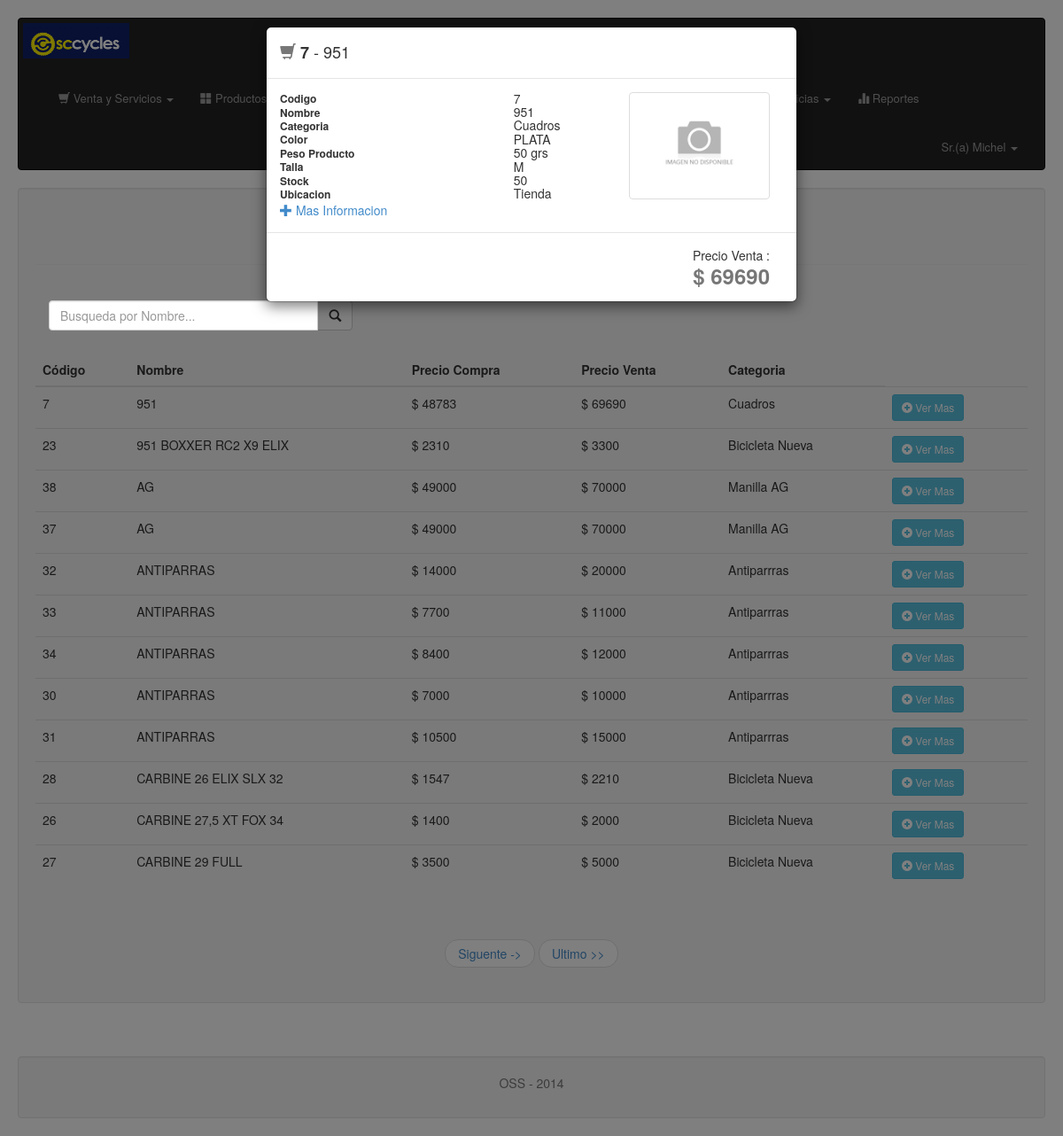
/admin/vista/vista_ver_producto.php?codigo=7 (signed in), run on the app's committed database.
### tables this page shows
CREATE TABLE Productos
(
  pro_cod Varchar(14) NOT NULL,
  pro_nombre Varchar(200) NOT NULL,
  pro_precio_venta Int NOT NULL,
  pro_precio_compra Int NOT NULL,
  pro_imagen Varchar(200),
  pro_peso Int NOT NULL,
  pro_talla Varchar(10),
  pro_color Varchar(10),
  pro_descripcion Varchar(500),
  pro_estado Int NOT NULL,
  cat_id Int,
  marca_id Int,
 PRIMARY KEY (pro_cod)
);

CREATE TABLE Categorias
(
  cat_id Int NOT NULL AUTO_INCREMENT,
  cat_nombre Varchar(50) NOT NULL,
  cat_descripcion Varchar(100),
 PRIMARY KEY (cat_id)
);

### admin/modelo/modelo_productos.php (called while the page is built, shortened)
<?php
function conectar()
{
    $link=mysql_connect('localhost','root','') or die("Error en la Conexion.");
    return $link;
}
function buscaProductoDetalle($codigo){
    $link = conectar();
    $a=array();
    $x=0;
    $sql2 = "SELECT pr.pro_cod, pr.pro_nombre, pr.pro_precio_venta, pr.pro_precio_compra, pr.pro_imagen, pr.pro_peso,pr.pro_color,pr.pro_talla, cat.cat_nombre
        FROM productos pr,categorias cat
        WHERE pr.pro_cod = $codigo
        AND pr.cat_id = cat.cat_id";
    $res2= mysql_query($sql2, $link) or die("Error en: $sql2: " . mysql_error());
    while($f=mysql_fetch_assoc($res2))
    {
        $a[$x]=$f;
        $x++;
    }
    return $a;
}
function muestraProductos($start,$reg)
{
    $link=conectar();
    $a=array();
    $x=0;
    $sql=("SELECT pro.pro_cod, pro.pro_nombre, pro.pro_precio_compra, pro.pro_precio_venta, cat.cat_nombre FROM productos pro, categorias cat WHERE pro.cat_id = cat.cat_id AND pro_estado = 1 ORDER BY pro_nombre ASC
			LIMIT " . $start . "," . $reg);
    $res=mysql_query($sql, $link) or die("Error en: $sql: " . mysql_error());
    while($f=mysql_fetch_assoc($res))
    {
        $a[$x]=$f;
        $x++;
    }
    return $a;
}
function cuentaProductos()
{
    $link = conectar();
    $sql ="SELECT * FROM productos WHERE pro_estado = 1";
    $res = mysql_query($sql, $link) or die("Error en: $sql: " . mysql_error());
    $x= mysql_num_rows($res);
    return $x;
}
?>

### admin/vista/vista_ver_producto.php (the view, shortened to what this page needs)
<?php
include('../modelo/modelo_productos.php');
$cont = cuentaProductos();
if(isset($_GET['page'])){
    $page = preg_replace("#[^0-9]#","",$_GET['page']);
}
else {
    $page = 1;
}
$reg = 12;
$last = ceil($cont/$reg);
$start=(($page-1)*$reg);
$res = muestraProductos($start,$reg);
if($last!=1){
    if($page!=$last){
        $next = $page + 1;
        $paginador2 = '<a href="vista_ver_producto.php?page='.$next.'">Siguente -></a>';
        $paginadorL = '<a href="vista_ver_producto.php?page='.$last.'">Ultimo >></a>';
    }
}
?>
<!DOCTYPE html>
<html lang="en">
<head>
    <link rel="stylesheet" type="text/css" href="../css/bootstrap.css"/>
    <link rel="stylesheet" type="text/css" href="../css/font-awesome.css"/>
</head>
<body>
<?php include($_SESSION['header']); ?>
<div class="well" style="height:auto;">
    <h3 class="text-center">Lista de Productos</h3>
    <br>
    <form id="iform" name="iform">
        <div class="col-xs-6 col-md-4">
            <div class="input-group">
                <input type="text" id="txt_consulta" name="txt_consulta" class="form-control"
                       placeholder="Busqueda por Nombre..." required/>
                <div class="input-group-btn">
                    <button type="submit" class="btn btn-default" id="btn_consulta">
                        <span class="glyphicon glyphicon-search"></span>
                    </button>
                </div>
            </div>
        </div>
    </form>
    <br>
    <br>
    <br>
    <table class="table">
        <thead>
        <tr>
            <th>
                Código
            </th>
            <th>
                Nombre
            </th>
            <th>
                Precio Compra
            </th>
            <th>
                Precio Venta
            </th>
            <th>
                Categoria
            </th>
        </tr>
        </thead>
        <tbody>
        <?php
        if (isset($_GET['txt_consulta']))
        {
            $res2 = muestraProductosNom($_GET['txt_consulta']);
            foreach ($res2 as $f) {
                echo(
                    "<tr>
            <td>" . $f['pro_cod'] . "</td>
            <td>" . $f['pro_nombre'] . "</td>
            <td>$" . $f['pro_precio_compra'] . "</td>
            <td>$" . $f['pro_precio_venta'] . "</td>
            <td>$" . $f['cat_nombre'] . "</td>
            </tr>"
                );
            }
        }
        else
        {
        ?>
        <?php if ($res == true) { ?>
        <?php
        foreach ($res as $f) {
            ?>
            <tr>
                <th style="font-weight:100"><?php echo $f['pro_cod']; ?></th>
                <th style="font-weight:100"><?php echo $f['pro_nombre']; ?></th>
                <th style="font-weight:100">$ <?php echo $f['pro_precio_compra']; ?></th>
                <th style="font-weight:100">$ <?php echo $f['pro_precio_venta']; ?></th>
                <th style="font-weight:100"><?php echo $f['cat_nombre']; ?></th>
                <th style="font-weight:100"><a href="vista_ver_producto.php?codigo=<?php echo $f["pro_cod"]; ?>"
                                               class="btn btn-sm btn-info"><span
                            class='glyphicon glyphicon-plus-sign'></span> Ver Mas </a></th>
            </tr>
        <?php
        }
        ?>
        </tbody>
        <?php }
        else {
            echo("<tr><td><h4>&nbsp;&nbsp;&nbsp;No hay Productos</h4></td></tr>");
        }
        } ?>
    </table>
    <?php include('/includes/paginador.php'); ?>
    <?php include('/includes/footer.php'); ?>
    <?php include('/modal/modal_detalle_producto.php'); ?>
</body>
</html>

### admin/vista/includes/header_superadmin.php (shortened to what this page needs)
<nav class="navbar navbar-inverse" role="navigation">
    <div class="container-fluid">
        <div class="navbar-header">
            <a class="navbar-brand" href="vista_inicio_admin.php">
                <img alt="Brand" src="../img/logo.png" style="width:120px;height:40px;">
            </a>
        </div>
        <div class="collapse navbar-collapse" id="bs-example-navbar-collapse-1" style="font-size: 13px;">
            <ul class="nav navbar-nav">
                <li class="dropdown">
                    <a href="#" class="dropdown-toggle" data-toggle="dropdown" role="button" aria-expanded="false"> <span class="glyphicon glyphicon-shopping-cart"></span> Venta y Servicios <span class="caret"></span></a>
                </li>
                <li class="dropdown">
                    <a href="#" class="dropdown-toggle" data-toggle="dropdown" role="button" aria-expanded="false"> <span class="glyphicon glyphicon-th-large"></span> Productos <span class="caret"></span></a>
                </li>
                <li class="dropdown">
                    <a href="#" class="dropdown-toggle" data-toggle="dropdown" role="button" aria-expanded="false"> <span class="glyphicon glyphicon-inbox"></span> Stock <span class="caret"></span></a>
                </li>
                <li class="dropdown">
                    <a href="#" class="dropdown-toggle" data-toggle="dropdown" role="button" aria-expanded="false"> <span class="glyphicon glyphicon-list"></span> Categorias <span class="caret"></span></a>
                </li>
                <li> <a href="vista_pedidos.php"><span class="glyphicon glyphicon-list-alt"></span> Pedidos </a></li>
                <li class="dropdown">
                    <a href="#" class="dropdown-toggle" data-toggle="dropdown" role="button" aria-expanded="false"> <span class="glyphicon glyphicon-usd"></span> Gastos <span class="caret"></span></a>
                </li>
                <li class="dropdown">
                    <a href="#" class="dropdown-toggle" data-toggle="dropdown" role="button" aria-expanded="false"> <span class="glyphicon glyphicon-cog"></span> Sistema <span class="caret"></span></a>
                </li>
                <li class="dropdown">
                    <a href="#" class="dropdown-toggle" data-toggle="dropdown" role="button" aria-expanded="false"> <span class="glyphicon glyphicon-comment"></span> Noticias <span class="caret"></span></a>
                </li>
                <li>
                 <a href="reportes.php"><span class="glyphicon glyphicon-stats"></span> Reportes</a>
                </li>
            </ul>
            <ul class="nav navbar-nav navbar-right">
                <li class="dropdown">
                    <a class="dropdown-toggle" data-toggle="dropdown" role="button" aria-expanded="false">Sr.(a) <?php echo $_SESSION['usu_nombre']; ?> <span class="caret"></span></a>
                </li>
            </ul>
        </div>
    </div>
</nav>

### admin/vista/includes/paginador.php (shortened to what this page needs)
<br>
<ul class="pager">
<li>
    <?php print((isset($paginador2))?$paginador2:''); ?>
</li>
<li>
    <?php print((isset($paginadorL))?$paginadorL:''); ?>
</li>
</ul>
</div>
<br>
<br>

### admin/vista/includes/footer.php
<section>
         <footer>
       <div class="well">
         <p class="text-muted" align="center">OSS - 2014</p>
   </div>
     </footer>
      </section>

### admin/vista/modal/modal_detalle_producto.php (shortened to what this page needs)
<?php
if (isset($_GET['codigo'])) {
    $res3 = buscaProductoDetalle($_GET['codigo']);
    foreach ($res3 as $b) {
        ?>
        <div class="modal fade" id="myModal" tabindex="-1" role="dialog" aria-labelledby="myModalLabel" aria-hidden="true">
            <div class="modal-dialog">
                <div class="modal-content">
                    <div class="modal-header">
                        <h4 class="modal-title" id="myModalLabel"><i class="text-muted glyphicon glyphicon-shopping-cart"></i> <strong><?php print($b["pro_cod"])?></strong><?php print(' - ' . $b["pro_nombre"]) ?></h4>
                    </div>
                    <div class="modal-body">
                        <table class="pull-left col-md-8 ">
                            <tbody>
                            <tr>
                                <td class="h6"><strong>Codigo</strong></td>
                                <td class="h5"><?php print($b["pro_cod"])?></td>
                            </tr>
                            <tr>
                                <td class="h6"><strong>Nombre</strong></td>
                                <td class="h5"><?php print($b["pro_nombre"]) ?> </td>
                            </tr>
                            <tr>
                                <td class="h6"><strong>Categoria</strong></td>
                                <td class="h5"><?php print($b["cat_nombre"]) ?> </td>
                            </tr>
                            <tr>
                                <td class="h6"><strong>Color</strong></td>
                                <td class="h5"><?php print($b["pro_color"]) ?> </td>
                            </tr>
                            <tr>
                                <td class="h6"><strong>Peso Producto</strong></td>
                                <td class="h5"><?php print($b["pro_peso"].' ')?>grs</td>
                            </tr>
                            <tr>
                                <td class="h6"><strong>Talla</strong></td>
                                <td class="h5"><?php print($b["pro_talla"]) ?> </td>
                            </tr>
                            <tr>
                                <td class="h6"><strong>Stock</strong></td>
                                <td class="h5">50</td>
                            </tr>
                            <tr>
                                <td class="h6"><strong>Ubicacion</strong></td>
                                <td class="h5">Tienda</td>
                            </tr>
                            <tr>
                                <td class="btn-mais-info text-primary">
                                    <i class="open_info glyphicon glyphicon-plus"></i> Mas Informacion
                                </td>
                                <td class="h5"></td>
                            </tr>
                            </tbody>
                        </table>
                        <div class="col-md-4">
                            <?php if (($b["pro_imagen"]==NULL) || ($b["pro_imagen"]=='')) {
                                echo('<img src="../img/no_imagen.png" alt="imagen" class="img-thumbnail">');
                            } else {
                                echo('<img src="../../' . $b["pro_imagen"] . '" alt="imagen" class="img-thumbnail">');
                            }
                            ?>
                        </div>
                        <div class="clearfix"></div>
                    </div>
                    <div class="modal-footer">
                        <div class="text-right pull-right col-md-3">
                            Precio Venta : <br/>
                            <span class="h3 text-muted"><strong><?php print('$ '. $b["pro_precio_venta"]) ?></strong></span>
                        </div>
                    </div>
                </div>
            </div>
        </div>
    <?php
    }
} ?>

### admin/vista/vista_ver_producto.php (style rules this page uses)
tbody > tr { cursor: pointer; }

### data on the page
productos: pro_cod "7", pro_nombre "951", pro_precio_compra "48783", pro_precio_venta "69690", cat.cat_nombre "Cuadros", pro_color "PLATA", pro_peso "50", pro_talla "M"
productos: pro_cod "23", pro_nombre "951 BOXXER RC2 X9 ELIX", pro_precio_compra "2310", pro_precio_venta "3300", cat.cat_nombre "Bicicleta Nueva"
productos: pro_cod "38", pro_nombre "AG", pro_precio_compra "49000", pro_precio_venta "70000", cat.cat_nombre "Manilla AG"
productos: pro_cod "37", pro_nombre "AG", pro_precio_compra "49000", pro_precio_venta "70000", cat.cat_nombre "Manilla AG"
productos: pro_cod "32", pro_nombre "ANTIPARRAS", pro_precio_compra "14000", pro_precio_venta "20000", cat.cat_nombre "Antiparrras"
productos: pro_cod "33", pro_nombre "ANTIPARRAS", pro_precio_compra "7700", pro_precio_venta "11000", cat.cat_nombre "Antiparrras"
productos: pro_cod "34", pro_nombre "ANTIPARRAS", pro_precio_compra "8400", pro_precio_venta "12000", cat.cat_nombre "Antiparrras"
productos: pro_cod "30", pro_nombre "ANTIPARRAS", pro_precio_compra "7000", pro_precio_venta "10000", cat.cat_nombre "Antiparrras"
productos: pro_cod "31", pro_nombre "ANTIPARRAS", pro_precio_compra "10500", pro_precio_venta "15000", cat.cat_nombre "Antiparrras"
productos: pro_cod "28", pro_nombre "CARBINE 26 ELIX SLX 32", pro_precio_compra "1547", pro_precio_venta "2210", cat.cat_nombre "Bicicleta Nueva"
productos: pro_cod "26", pro_nombre "CARBINE 27,5 XT FOX 34", pro_precio_compra "1400", pro_precio_venta "2000", cat.cat_nombre "Bicicleta Nueva"
productos: pro_cod "27", pro_nombre "CARBINE 29 FULL", pro_precio_compra "3500", pro_precio_venta "5000", cat.cat_nombre "Bicicleta Nueva"

### other printed values
$_SESSION['usu_nombre'] "Michel"
